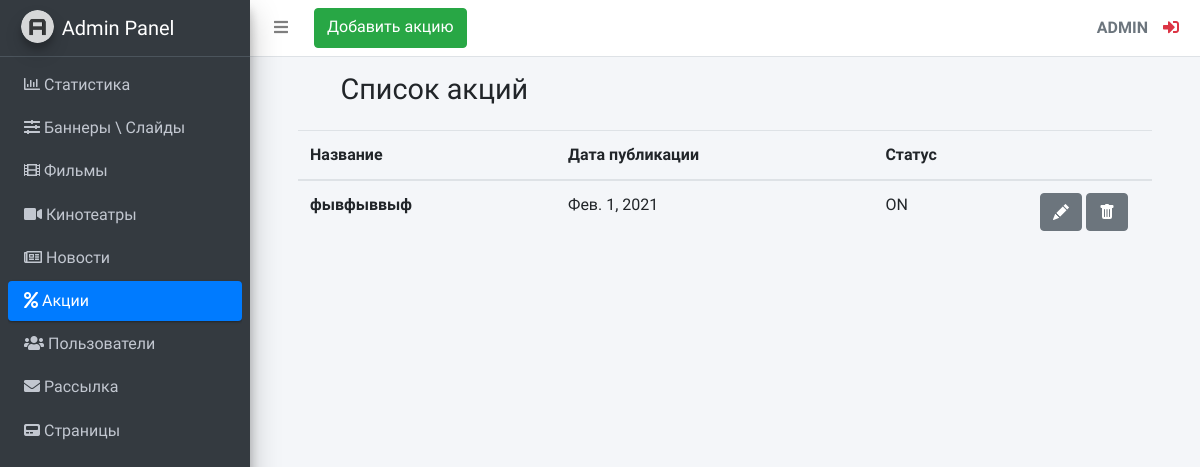
Page /adminLte/promotion/list (signed in) on the committed database.
### KinoSite/apps/adminLte/models.py (models this page shows, shortened)
class Promotion(models.Model):
    STATUS = (
        ('ON', 'Active'),
        ('OFF', 'Inactive'),
    )
    promo_name = models.CharField(max_length=255, verbose_name='Название акции')
    promo_description = models.TextField(verbose_name='Описание акции')
    promo_main_image = models.ImageField(verbose_name='Логотип акции', upload_to='images/promotion/logo/')
    promo_image1 = models.ImageField(verbose_name='Первое изображение', upload_to='images/promotion/')
    promo_image2 = models.ImageField(verbose_name='Второе изображение', upload_to='images/promotion/')
    promo_image3 = models.ImageField(verbose_name='Третее изображение', upload_to='images/promotion/')
    promo_image4 = models.ImageField(verbose_name='Четвёртое изображение', upload_to='images/promotion/')
    promo_image5 = models.ImageField(verbose_name='Пятое изображение', upload_to='images/promotion/')
    promo_url = models.URLField(verbose_name='Ссылка на акцию', null=True)
    promo_published_date = models.DateField(verbose_name='Дата публикации акции')
    promo_status = models.CharField(verbose_name='',  max_length=3, choices=STATUS) #пустой вербоус нейм, конфликт с crispy forms

### KinoSite/apps/adminLte/services.py (the view)
    def proxy(request, pk=None):
        u = request.user
        if u.is_authenticated:
            if u.is_superuser:
                if not have_pk:
                    return func(request)
                else:
                    return func(request, pk)
            else:
                return redirect('public_index')
        else:
            return redirect('admin_login')

### KinoSite/apps/adminLte/services.py (called while the page is built)
def admin_views_proxy(func, have_pk=False):
    def proxy(request, pk=None):
        u = request.user
        if u.is_authenticated:
            if u.is_superuser:
                if not have_pk:
                    return func(request)
                else:
                    return func(request, pk)
            else:
                return redirect('public_index')
        else:
            return redirect('admin_login')
    return proxy

    @staticmethod
    def model_list(model_sender):
        return model_sender.objects.all()

### KinoSite/apps/adminLte/views.py (called while the page is built)
def promotion_list(request):
    promotions = services.Get.model_list(models.Promotion)
    return render(request, 'adminLte/promotion/promotion_list.html', {'promotions': promotions})

### KinoSite/templates/adminLte/promotion/promotion_list.html (shortened to what this page needs)
{% extends 'adminLte/base.html' %}
{% block promotion %}
    <li class="nav-item">
        <a href="{% url 'admin_promotion_list' %}" class="nav-link active">
              <i class="fas fa-percent"></i>
              <p>
                  Акции
              </p>
        </a>
    </li>
{% endblock %}
{% block content_title %}
    <h1 class="m-0">Список акций</h1>
{% endblock %}
{% block navbar_item %}
<a class="btn btn-success" href="{% url 'admin_promotion_form' %}">Добавить акцию</a>
{% endblock %}
{% block main_content %}
{% if promotions %}
        <table class="table">
            <thead>
                <tr>
                    <th scope="col">Название</th>
                    <th scope="col">Дата публикации</th>
                    <th scope="col">Статус</th>
                    <th scope="col"></th>
                </tr>
            </thead>
                <tbody>
                    {% for el in promotions %}
                    <tr>
                        <th scope="row">{{ el.promo_name }}</th>
                            <td>{{ el.promo_published_date }}</td>
                            <td>{{ el.promo_status }}</td>
                            <td style="width: 124px">
                                <a class="btn btn-secondary" href="{% url 'admin_promotion_edit' pk=el.pk %}" role="button">
                                </a>
                                <a class="btn btn-secondary" href="{% url 'admin_promotion_delete' pk=el.pk %}" role="button">
                                </a>
                            </td>
                    </tr>
                    {% endfor %}
                </tbody>
        </table>
{% else %}
<div>
    <h3>Список новостей пуст. Вы можете добавить<a href="{%url 'admin_promotion_form'%}"> здесь</a></h3>
</div>
{% endif %}
{% endblock %}

### KinoSite/templates/adminLte/base.html (shortened to what this page needs)
{% load static %}
<!DOCTYPE html>
<html lang="en">
<head>
  <link rel="stylesheet" href="{% static 'plugins/fontawesome-free/css/all.min.css' %}">
  <link rel="stylesheet" href="{% static 'dist/css/adminlte.min.css' %}">
</head>
<body class="hold-transition sidebar-mini">
<div class="wrapper">
{% block body %}
  <nav class="main-header navbar navbar-expand navbar-white navbar-light">
    <ul class="navbar-nav">
      <li class="nav-item">
        <a class="nav-link" data-widget="pushmenu" href="#" role="button"><i class="fas fa-bars" style="margin-right: 10px"></i></a>
      </li>
      {% block navbar_item %}
      {% endblock %}
    </ul>
    <ul class="navbar-nav ml-auto">
      <div class="user-panel d-flex">
          <div class="info">
              <a class="d-block text-uppercase text-secondary"><strong>{{ user.username }}</strong></a>
          </div>
          <div class="info">
              <a href="{% url 'admin_logout' %}" class="fas fa fa-sign-in-alt mr-2 text-danger"></a>
          </div>
      </div>
    </ul>
  </nav>
  <aside class="main-sidebar sidebar-dark-primary elevation-4">
    <a href="{% url 'admin_index'%}" class="brand-link">
      <img src="{% static 'dist/img/AdminLTELogo.png' %}" alt="AdminLTE Logo" class="brand-image img-circle elevation-3" style="opacity: .8">
      <span class="brand-text font-weight-light">Admin Panel</span>
    </a>
    <div class="sidebar">
        <nav class="mt-2">
            <ul class="nav nav-pills nav-sidebar flex-column" data-widget="treeview" role="menu" data-accordion="false">
                {% block statistic %}
                <li class="nav-item">
                    <a href="{% url 'admin_index' %}" class="nav-link">
                        <i class="far fa-chart-bar"></i>
                        <p>
                            Статистика
                        </p>
                    </a>
                </li>
                {% endblock %}
                {% block banner %}
                <li class="nav-item">
                    <a href="{% url 'admin_banner_list' %}" class="nav-link">
                        <i class="fas fa-sliders-h"></i>
                        <p>
                            Баннеры \ Слайды
                        </p>
                    </a>
                </li>
                {% endblock %}
                {% block film %}
                <li class="nav-item">
                    <a href="{% url 'admin_film_list' %}" class="nav-link">
                        <i class="fas fa-film"></i>
                        <p>
                            Фильмы
                        </p>
                    </a>
                </li>
                {% endblock %}
                {% block cinema %}
                <li class="nav-item">
                    <a href="{% url 'admin_cinema_list' %}" class="nav-link">
                        <i class="fas fa-video"></i>
                        <p>
                            Кинотеатры
                        </p>
                    </a>
                </li>
                {% endblock %}
                {% block news %}
                <li class="nav-item">
                    <a href="{% url 'admin_news_list' %}" class="nav-link">
                        <i class="far fa-newspaper"></i>
                        <p>
                            Новости
                        </p>
                    </a>
                </li>
                {% endblock %}
                {% block promotion %}{% endblock %}
                {% block users %}
                <li class="nav-item">
                    <a href="{% url 'admin_users_list' %}" class="nav-link">
                        <i class="fas fa-users"></i>
                        <p>
                            Пользователи
                        </p>
                    </a>
                </li>
                {% endblock %}
                {% block mailing %}
                <li class="nav-item">
                    <a href="{% url 'admin_mailing' %}" class="nav-link">
                        <i class="fas fa-envelope"></i>
                        <p>
                            Рассылка
                        </p>
                    </a>
                </li>
                {% endblock %}
                {% block page %}
                <li class="nav-item menu-close">
                    <a href="#" class="nav-link">
                        <i class="fas fa-pager"></i>
                        <p>
                            Страницы
                        </p>
                    </a>
                </li>
                {% endblock %}
            </ul>
        </nav>
    </div>
  </aside>
    <div class="content-wrapper">
        <div class="content-header">
            <div class="container-fluid">
                <div class="row mb-2">
                    <div class="col-sm-6" style="margin-left: 75px; margin-right: 75px">
                        {% block content_title %}{% endblock %}
                    </div>
                </div>
            </div>
        </div>
        <div class="row" style="margin-left: 48px; margin-right: 48px">
            {% block main_content %}{% endblock %}
        </div>
        <div class="row" style="margin-left: 48px; margin-right: 48px; height: 200px">
        </div>
    </div>
</div>
{% endblock %}
</body>
</html>

### rows in the picture
Promotion: promo_name "фывфыввыф", promo_published_date "Фев. 1, 2021", promo_status "ON"

### other values in the picture
{{ user.username }} "ADMIN"
